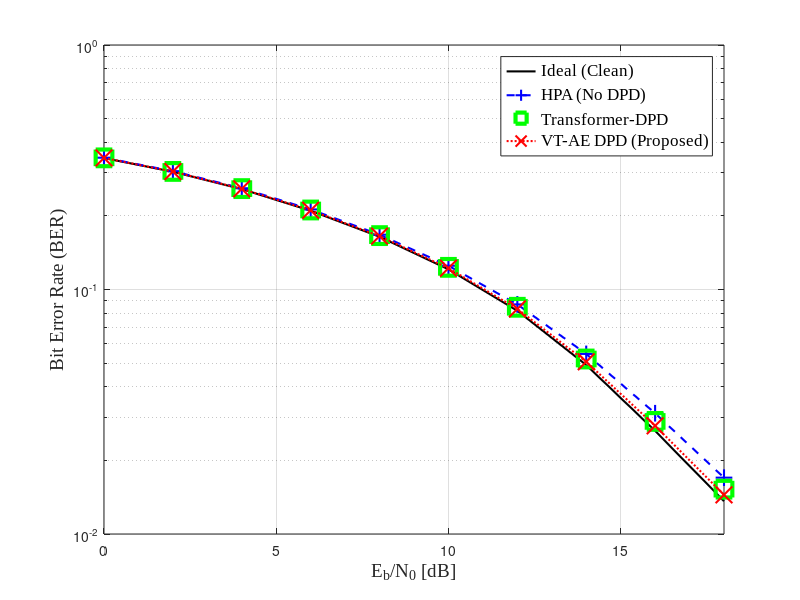
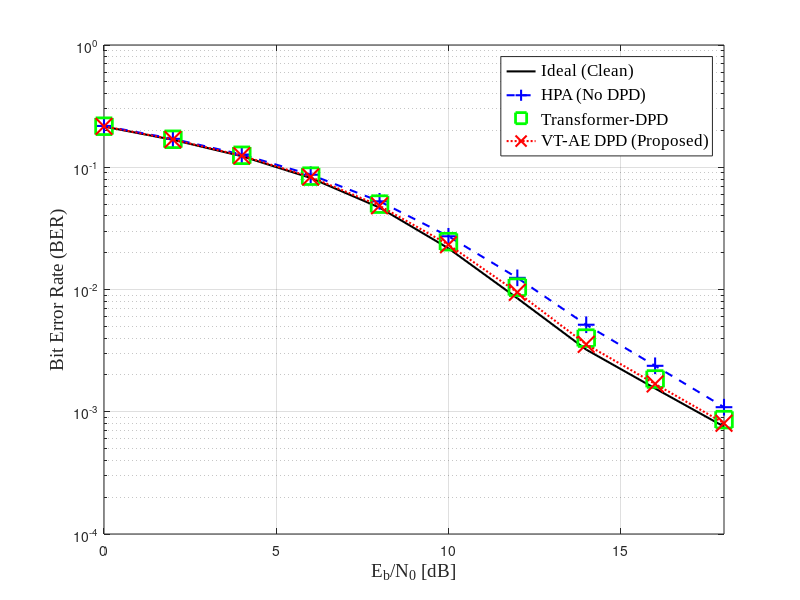

Write the MATLAB code that produced these figures, in order.
clear
clc

snr = 0: 2: 18;

% BER vs Eb/N0 = 0:2:18 dB, rows = Rician K = 4, 8, 12, 16, 20
Ideal_BER = [[0.344793, 0.303124, 0.257399, 0.210039, 0.164336, 0.120928, 0.0818629, 0.0491086, 0.0264141, 0.0136242]
    [0.215231, 0.167725, 0.123158, 0.0817746, 0.0467549, 0.0217181, 0.00847895, 0.00322391, 0.00155137, 0.000755859]];
hpa = [[0.346005, 0.304688, 0.259456, 0.212551, 0.167557, 0.125086, 0.0869033, 0.0545175, 0.0311821, 0.0169984]
    [0.21763, 0.170739, 0.12705, 0.0868719, 0.0526331, 0.0272417, 0.0124543, 0.00514957, 0.00237605, 0.00108961]];
transform = [[0.345456, 0.304053, 0.258605, 0.211454, 0.166104, 0.123193, 0.0845845, 0.0519735, 0.0288714, 0.0152568]
    [0.216594, 0.169387, 0.125273, 0.0845542, 0.0499294, 0.0246143, 0.0104382, 0.00400289, 0.00185211, 0.000862305]];
vt_ae = [[0.345165, 0.303618, 0.258053, 0.2108, 0.16532, 0.122163, 0.0833116, 0.0506209, 0.0276946, 0.0144568]
    [0.215994, 0.168612, 0.124276, 0.0832729, 0.048457, 0.0232569, 0.00948367, 0.00355938, 0.00168891, 0.000806211]];

figure(2)
semilogy(snr, Ideal_BER(1, :), 'k-', 'LineWidth', 1.5, 'MarkerSize', 12)
hold on
semilogy(snr, hpa(1, :), 'b--+', 'LineWidth', 1.5, 'MarkerSize', 12)
hold on
semilogy(snr, transform(1, :), 'gs', 'LineStyle', 'none', 'LineWidth', 3, 'MarkerSize', 12)
hold on
semilogy(snr, vt_ae(1, :), 'r:x', 'LineWidth', 1.5, 'MarkerSize', 12)
hold on
axis([0 18 10^-2 1])
%axis square
xlabel('E_b/N_0 [dB]', 'FontName', 'Times New Roman', 'FontSize', 14);
ylabel('Bit Error Rate (BER)', 'FontName', 'Times New Roman', 'FontSize', 14);
legend('Ideal (Clean)', 'HPA (No DPD)', 'Transformer-DPD', 'VT-AE DPD (Proposed)', ...
    'FontName', 'Times New Roman', 'FontSize', 12, 'Location', 'best');
%title('Rayleigh Fading Channel', 'FontName', 'Times New Roman', 'FontSize', 15)
%legend('FontSize',8,'Location','best');
grid on;

figure(3)
semilogy(snr, Ideal_BER(2, :), 'k-', 'LineWidth', 1.5, 'MarkerSize', 12)
hold on
semilogy(snr, hpa(2, :), 'b--+', 'LineWidth', 1.5, 'MarkerSize', 12)
hold on
semilogy(snr, transform(2, :), 'gs', 'LineStyle', 'none', 'LineWidth', 2, 'MarkerSize', 12)
hold on
semilogy(snr, vt_ae(2, :), 'r:x', 'LineWidth', 1.5, 'MarkerSize', 12)
axis([0 18 10^-4 1])
%axis square
xlabel('E_b/N_0 [dB]', 'FontName', 'Times New Roman', 'FontSize', 14);
ylabel('Bit Error Rate (BER)', 'FontName', 'Times New Roman', 'FontSize', 14);
legend('Ideal (Clean)', 'HPA (No DPD)', 'Transformer-DPD', 'VT-AE DPD (Proposed)', ...
    'FontName', 'Times New Roman', 'FontSize', 12, 'Location', 'best');
%title('Rician Fading Channel ({\it K} = 4)', 'FontName', 'Times New Roman', 'FontSize', 15)
%legend('FontSize',8,'Location','best');
grid on;
